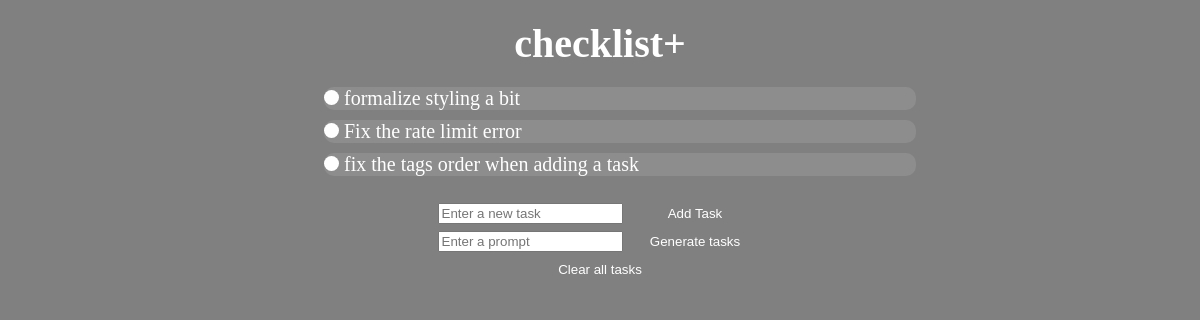
The app's page /, older data.
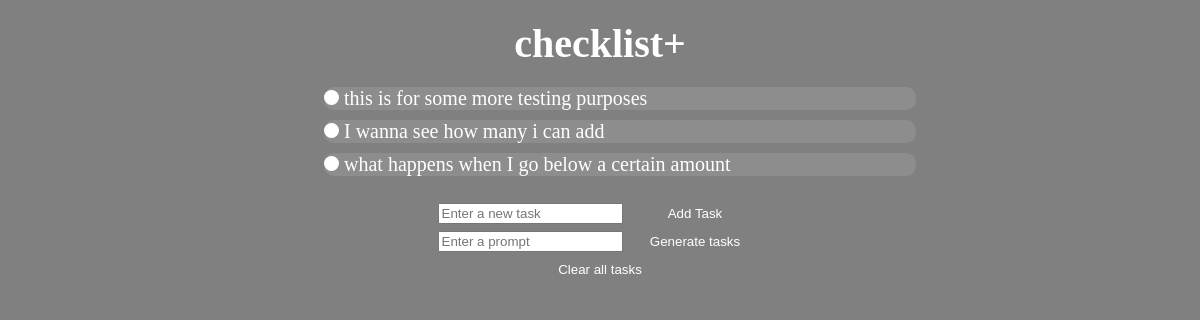
The same page, newer data.
### tables this page shows
CREATE TABLE tasks (
        id INTEGER PRIMARY KEY AUTOINCREMENT,
        task TEXT NOT NULL
    );

### checklist.py (the view)
@checklist.route('/')
def web_interface():
    connection = sqlite3.connect("checklist.db")
    cursor = connection.cursor()
    cursor.execute("SELECT * FROM tasks")
    tasks = [{"id": row[0], "task": row[1]} for row in cursor.fetchall()]
    connection.close()
    return render_template("web_interface.html", tasks = tasks)

### templates/web_interface.html (shortened to what this page needs)
<!DOCTYPE html>
<html lang="en">
<head>
    <link rel="stylesheet" type="text/css" href='static/formatting.css'>
</head>
<body>
    <center>
    <h1>
        checklist+
    </h1>
    </center>
    <center>
    <ul>
        {% for task in tasks %}
            <li>
                <form action = "/delete_task" method = "post" style="margin: 0;">
                    <button type="submit" class="delete_button"></button>
                    {{task.task}}
                </form>
            </li>
        {% endfor %}
    </ul>
    </center>
    <center>
    <form action = "/add_task" method = "post">
        <input type = "text" name = "task" placeholder = "Enter a new task">
        <button type = "submit">
            Add Task
        </button>
    </form>
    </center>
    <center>
    <form action = "/generate_tasks" method = "post">
        <input type = "text" name = "general_request" placeholder="Enter a prompt">
        <button type = "submit">
            Generate tasks
        </button>
    </form>
    </center>
    <center>
    <form action = "/clear_all" method = 'post'>
        <button type = "submit">
            Clear all tasks
        </button>
    </form>
    </center>
</body>
</html>

### static/formatting.css (style rules this page uses)
body { font: Helvetica; font-size: 20px; color: white; background-color: grey; align-items: center; }
h1 { text-align: center; margin: 20px 0; }
button { background-color: grey; color: white; border: none; width: 135px; height: 20px; border-radius: 20px; padding: 10px 20px; transition: background-color 0.2 ease; }
.delete_button { background-color: white; border: none; border-radius: 50%; width: 15px; height: 15px; padding: 0; transition: background-color 0.2 ease; }
ul { color: white; list-style-type: none; text-align: left; width: 50%; }
ul li { display: flex; align-items: center; justify-content: space-between; background-color: rgba(255, 255, 255, 0.1); margin-bottom: 10px; border-radius: 10px; }

Row changes from the older to the newer data that the page shows:
changed tasks: task "formalize styling a bit" → "this is for some more testing purposes"
changed tasks: task "Fix the rate limit error" → "I wanna see how many i can add"
changed tasks: task "fix the tags order when adding a task" → "what happens when I go below a certain amount"
